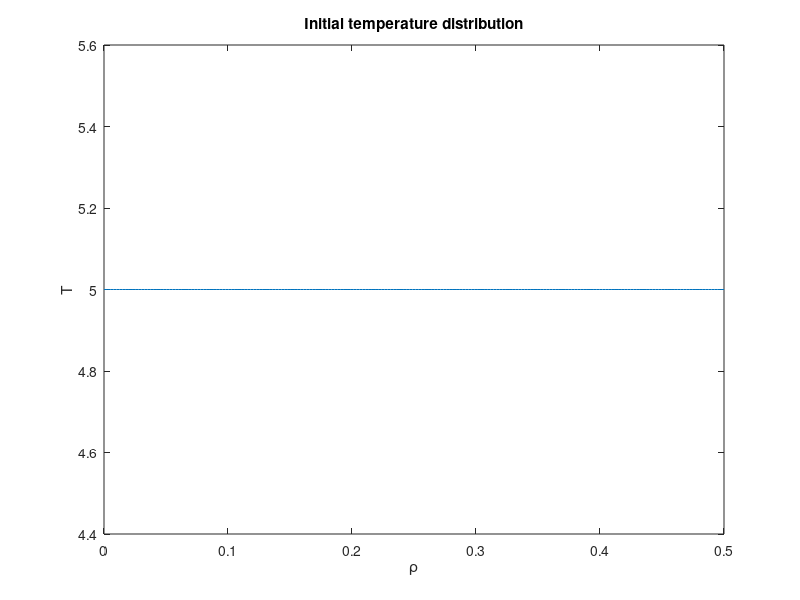

MATLAB code to generate this figure: (Note: this script raises an error after producing the figure.)
clc; clear all; close all
L = .5; % length in spatial coordinates
rho_start = 0; rho_end = L;
Time = 1; % length in time
a = 0;
C = 5; % constant temperature at the end of the bar
n = 199;  % spaces in length (grid points = n+1)
m = 100.; % timestamps

t = linspace(0,Time,m);
rho = linspace(rho_start,rho_end, n+1)';
drho = rho(2) - rho(1);
dt = t(2) - t(1);
T0 = 0*sin(8*pi*rho) + 5;
T0(end) = C;

% Pdep = 200*normpdf(0,-round(n/2)+1:round(n/2),50)';
Ptot = 0.7; sigma = 0.05;  MW2keVs = .5;%6.24e21/2.1e19; % Factor to convert to keV   
Pdep = MW2keVs*Ptot/(sigma*sqrt(pi))*exp(-(rho-L/2).^2/sigma.^2);
plot(Pdep)
u = sin(2*pi*2*t) + 0.3*sin(2*pi*7*t);

figure(1)
plot (rho,T0,'-')
title ('Initial temperature distribution')
xlabel ('\rho')
ylabel ('T')

options = optimoptions(@fsolve,'Display','iter','MaxIterations',1000,'SpecifyObjectiveGradient',true,'CheckGradients',true,'FiniteDifferenceType','central','FiniteDifferenceStepSize',1e-3);
Told = T0;
T(:,1) = T0;

for i = 2:length(t)
    [Ti,F,exitflag,output,JAC] = fsolve(@nl_discretized,T0,options,Told,C,n,drho,dt);
    Ti = Ti + Pdep*u(i);
    Told = Ti;
    T0 = Ti;
    T(:,i) = Ti;
end

figure(2);
h = surf(t,rho,T)
set(h,'LineStyle','none')
  xlabel('t ')
  ylabel('\rho')
  zlabel('T(x,t)')